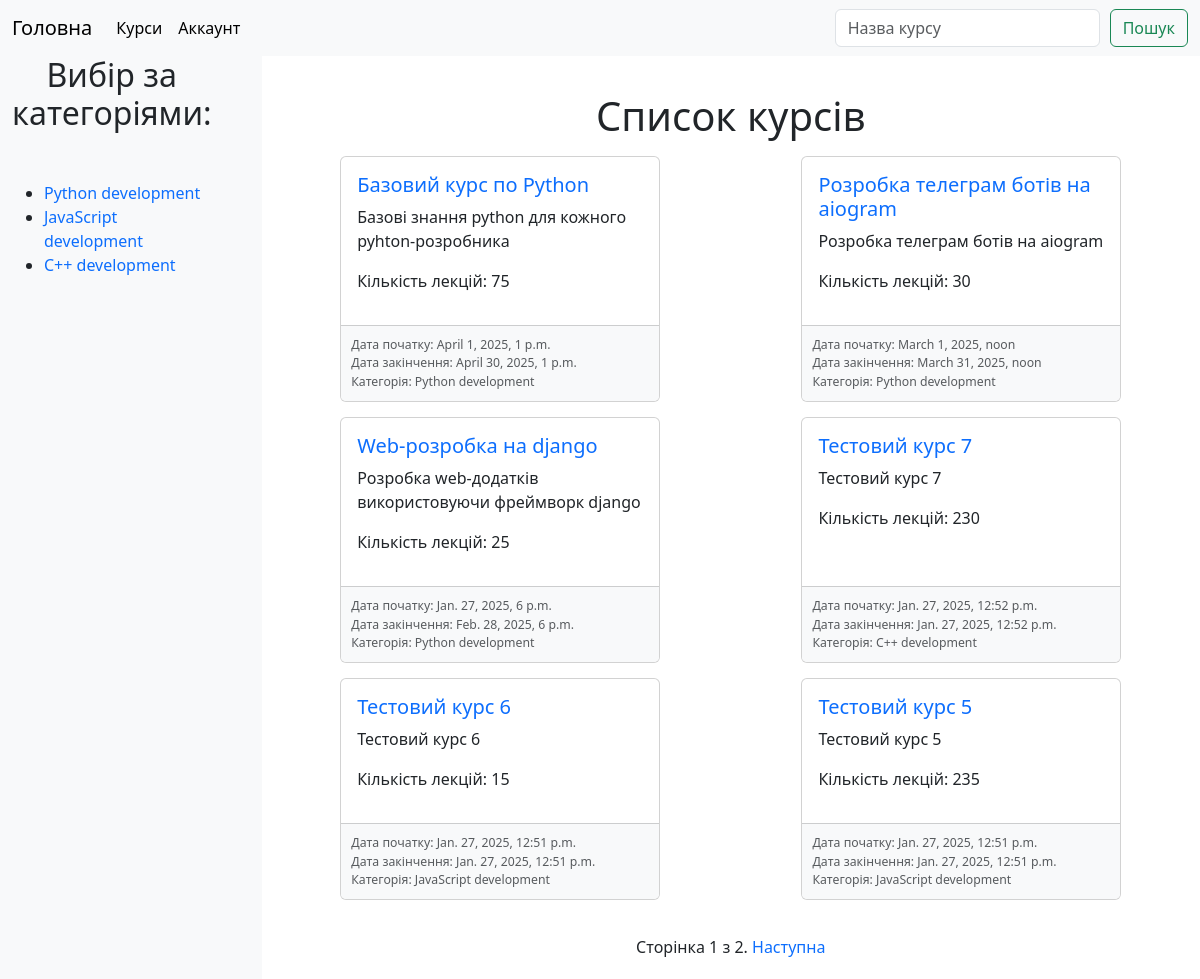
Page /courses/ on the committed database.
### courses/models.py (models this page shows)
class Category(models.Model):
    title = models.CharField(max_length=250, verbose_name='Назва')
    slug = models.SlugField(max_length=250)
    class Meta:
        ordering = ['-title']
        verbose_name = 'Категорія'
        verbose_name_plural = 'Категорії'
    def __str__(self):
        return self.title

class Course(models.Model):
    title = models.CharField(max_length=250, verbose_name='Назва')
    slug = models.SlugField(max_length=250)
    category = models.ForeignKey(
        Category,
        on_delete=models.CASCADE,
        related_name='courses',
        verbose_name='Категорія'
    )
    description = models.TextField(verbose_name='Опис')
    start_date = models.DateTimeField(default=now, verbose_name='Дата початку')
    finish_date = models.DateTimeField(default=now, verbose_name='Дата закінчення')
    number_of_lecture = models.PositiveIntegerField(verbose_name='Кількість лекцій')
    status = models.CharField(max_length=10, choices=COURSE_STATUS, verbose_name='Статус')
    class Meta:
        ordering = ['-start_date']
        verbose_name = 'Курс'
        verbose_name_plural = 'Курси'
    def __str__(self):
        return self.title
    def get_absolute_url(self):
        return reverse('courses:course_detail', args=[
            self.slug,
            self.id
        ])

### courses/views.py (the view, shortened to what this page needs)
# urls.py: path('', views.course_list, name='course_list'),
def course_list(request, category_id=None):
    search_form = SearchForm()
    if category_id:
        object_list = Course.objects.filter(status='open', category__id=category_id)
    else:
        object_list = Course.objects.filter(status='open')
    categories = Category.objects.all()
    paginator = Paginator(object_list, 6)
    page = request.GET.get('page')
    try:
        courses = paginator.page(page)
    except PageNotAnInteger:
        courses = paginator.page(1)
    except EmptyPage:
        courses = paginator.page(paginator.num_pages)
    context = {
        'courses': courses,
        'categories': categories,
        'search_form': search_form
    }
    return render(request, 'courses/course/list.html', context)

### courses/forms.py
class SearchForm(forms.Form):
    query = forms.CharField(widget=forms.TextInput(attrs={
        'class': 'form-control me-2',
        'type': 'search',
        'placeholder': 'Назва курсу',
        'aria-label': 'Назва курсу'
    }))

### courses/templates/courses/course/list.html (shortened to what this page needs)
{% extends 'main/base.html' %}
{% load static %}
{% block styles %}
    <link rel="stylesheet" href="{% static 'courses/css/list.css' %}">
{% endblock %}
{% block search_form %}
    <form class="d-flex search_form" role="search">
        {{ search_form }}
        <button class="btn btn-outline-success submit-btn" type="submit">Пошук</button>
    </form>
{% endblock %}
{% block content %}
    <main class="container-fluid">
        <div class="row content">
            <aside class="categories left-navbar col-3">
                <h2 class="text-center mb-5">Вибір за категоріями:</h2>
                <ul>
                    {% for category in categories %}
                        <li>
                            <a href="{% url 'courses:course_list_by_category' category.id %}">
                                {{ category|truncatewords:3 }}
                            </a>
                        </li>
                    {% endfor %}
                </ul>
            </aside>
            <div class="course_list col-9">
                <h1 class="title text-center my-3">Список курсів</h1>
                <div class="row cards">
                    {% if courses|length == 0 %}
                        <h1>Курсів не знайдено</h1>
                    {% else %}
                        {% for course in courses %}
                            <article class="col card-col">
                                <div class="card h-100" style="width: 20rem;">
                                    <div class="card-body">
                                        <h5 class="card-title"><a href="{{ course.get_absolute_url }}">{{ course }}</a></h5>
                                        <p class="card-text">{{ course.description|truncatewords:35 }}</p>
                                        <p class="card-text">Кількість лекцій: {{ course.number_of_lecture }}</p>
                                    </div>
                                    <div class="card-footer mt-3">
                                        <small class="text-body-secondary">Дата початку: {{ course.start_date }}</small>
                                        <small class="text-body-secondary">Дата закінчення: {{ course.finish_date }}</small>
                                        <small class="text-body-secondary">Категорія: {{ course.category }}</small>
                                    </div>
                                </div>
                            </article>
                        {% endfor %}
                    {% endif %}
                </div>
                {% include 'courses/pagination.html' with page=courses %}
            </div>
        </div>
    </main>
{% endblock %}

### main/templates/main/base.html (shortened to what this page needs)
<!DOCTYPE html>
<html lang="en">
<head>
    <link href="https://cdn.jsdelivr.net/npm/bootstrap@5.3.3/dist/css/bootstrap.min.css" rel="stylesheet">
    {% block styles %}{% endblock %}
</head>
<body>
    <nav class="navbar navbar-expand-lg bg-body-tertiary">
        <div class="container-fluid">
            <a class="navbar-brand" href="{% url 'main:index' %}">Головна</a>
            <div class="collapse navbar-collapse" id="navbarSupportedContent">
                <ul class="navbar-nav me-auto mb-2 mb-lg-0">
                    <li class="nav-item">
                        <a class="nav-link active" aria-current="page" href="{% url 'courses:course_list' %}">Курси</a>
                    </li>
                    <li class="nav-item">
                        <a class="nav-link active" aria-current="page" href="{% url 'account:dashboard' %}">Аккаунт</a>
                    </li>
                </ul>
                {% block search_form %}{% endblock %}
            </div>
        </div>
    </nav>
    {% block content %}{% endblock %}
</body>
</html>

### courses/templates/courses/pagination.html (shortened to what this page needs)
<div class="paginator">
    <span class="step-links">
        <span class="current">
            Сторінка {{ page.number }} з {{ page.paginator.num_pages }}.
        </span>
        {% if page.has_next %}
            <a href="?page={{ page.next_page_number }}">Наступна</a>
        {% endif %}
    </span>
</div>

### courses/static/courses/css/list.css (style rules this page uses)
a { text-decoration: none; }
.content { display: flex; flex-wrap: wrap; }
.categories { flex: 1; padding-right: 50px; background-color: #f8f9fa; display: flex; align-items: center; justify-content: start; flex-direction: column; }
.course_list { flex: 5; padding: 20px; background-color: #ffffff; }
.paginator { display: flex; justify-content: center; margin-top: 20px; width: 100%; }
.cards { display: flex; justify-content: center; }
.card-col { display: flex; justify-content: center; align-items: center; padding-bottom: 15px; }
.card-footer { padding: 10px; background-color: #f8f9fa; font-size: 0.875rem; color: #6c757d; display: flex; flex-direction: column; }
.submit-btn { margin-left: 10px; }

### rows in the picture
Category: title "Python development"
Category: title "JavaScript development"
Category: title "C++ development"
Course: title "Базовий курс по Python", description "Базові знання python для кожного pyhton-розробника", number_of_lecture "75", start_date "April 1, 2025, 1 p.m.", finish_date "April 30, 2025, 1 p.m.", category "Python development"
Course: title "Розробка телеграм ботів на aiogram", description "Розробка телеграм ботів на aiogram", number_of_lecture "30", start_date "March 1, 2025, noon", finish_date "March 31, 2025, noon", category "Python development"
Course: title "Web-розробка на django", description "Розробка web-додатків використовуючи фреймворк django", number_of_lecture "25", start_date "Jan. 27, 2025, 6 p.m.", finish_date "Feb. 28, 2025, 6 p.m.", category "Python development"
Course: title "Тестовий курс 7", description "Тестовий курс 7", number_of_lecture "230", start_date "Jan. 27, 2025, 12:52 p.m.", finish_date "Jan. 27, 2025, 12:52 p.m.", category "C++ development"
Course: title "Тестовий курс 6", description "Тестовий курс 6", number_of_lecture "15", start_date "Jan. 27, 2025, 12:51 p.m.", finish_date "Jan. 27, 2025, 12:51 p.m.", category "JavaScript development"
Course: title "Тестовий курс 5", description "Тестовий курс 5", number_of_lecture "235", start_date "Jan. 27, 2025, 12:51 p.m.", finish_date "Jan. 27, 2025, 12:51 p.m.", category "JavaScript development"

### other values in the picture
{{ page.number }} "1"
{{ page.paginator.num_pages }} "2"
